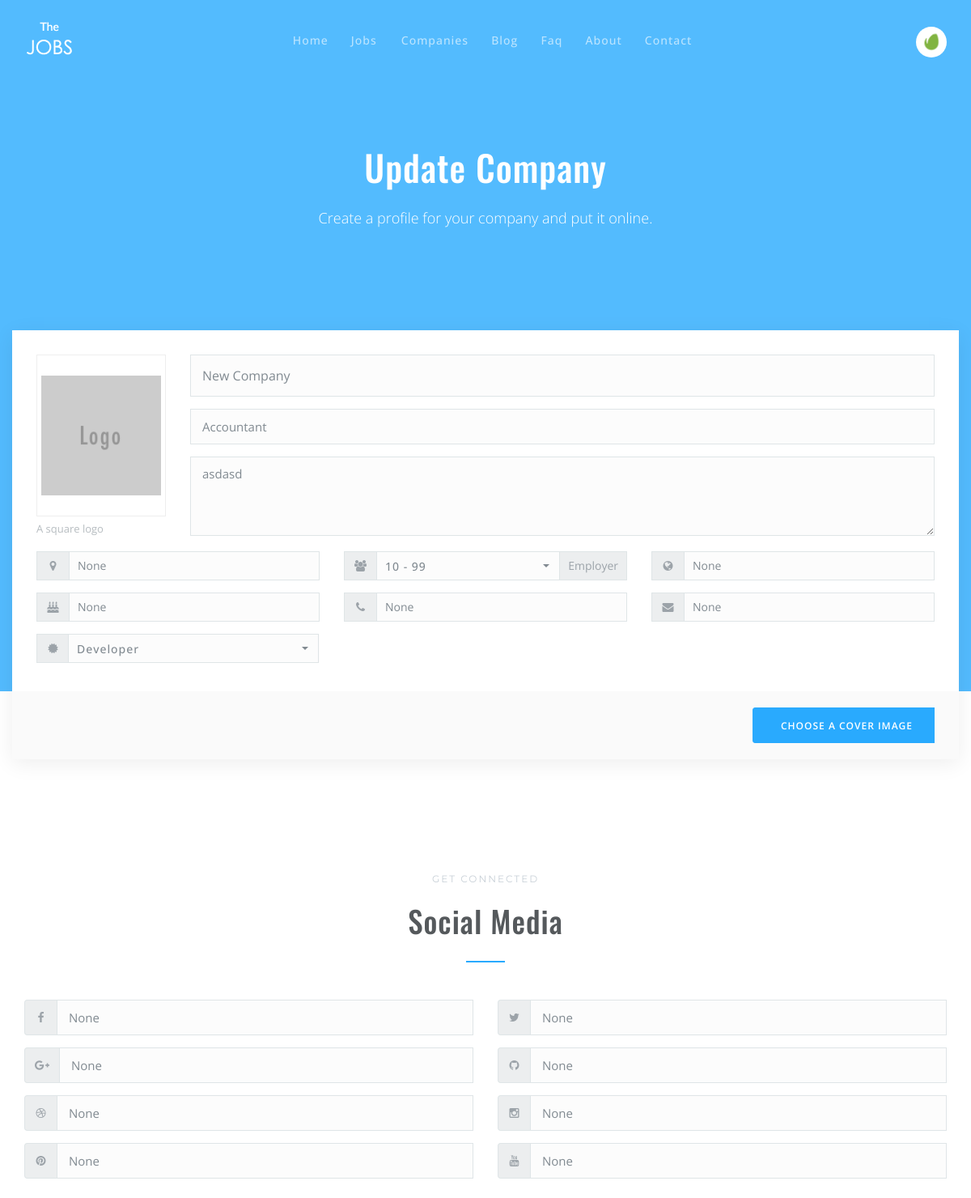
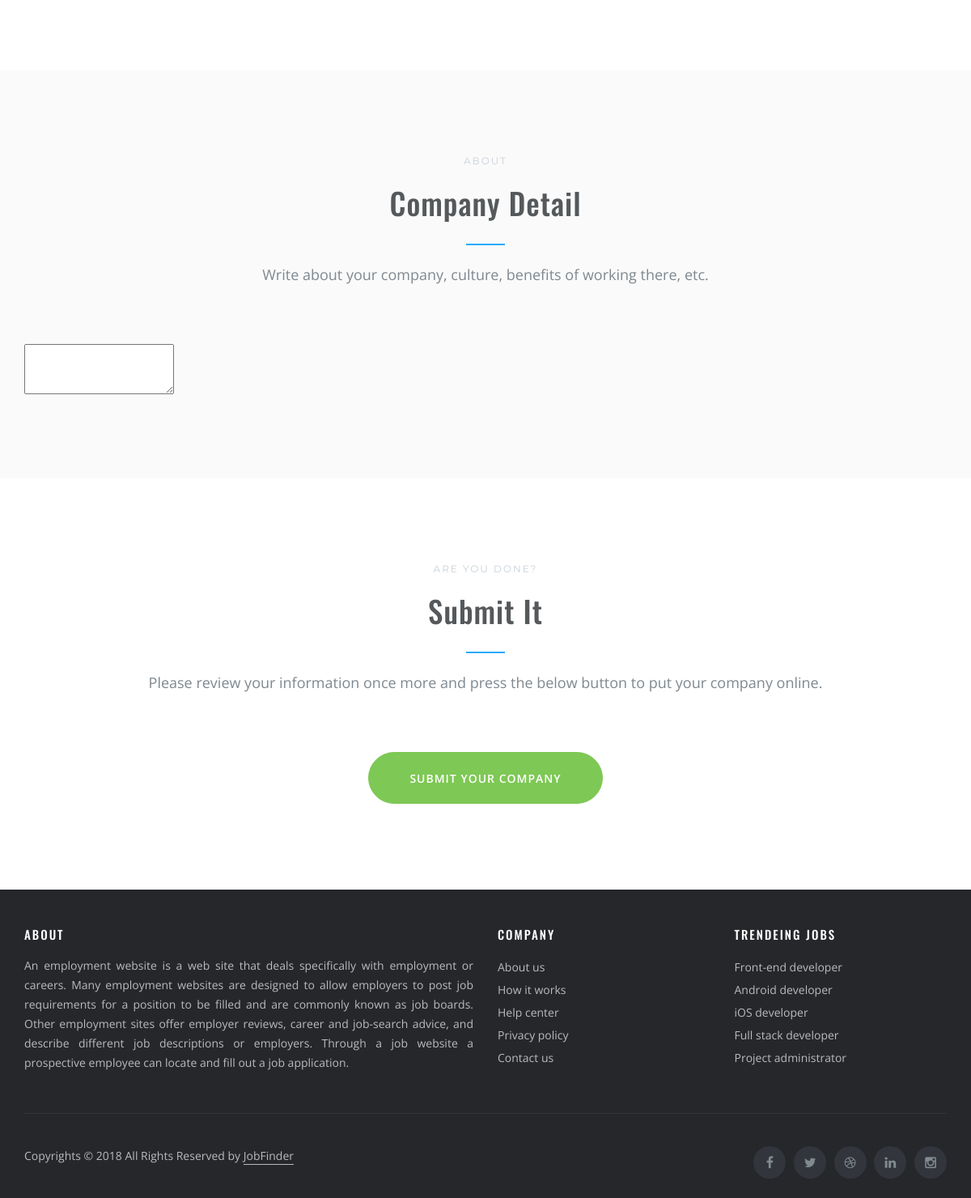
Page /new-company/updatecompany/ (signed in) on the committed database (2 pictures, top to bottom).
### JobFinderWeb/models.py (models this page shows, shortened)
class CommonInfo(models.Model):
    IsActive = models.BooleanField(default=True)
    IsDeleted = models.BooleanField(default=False)
    timestamp   = models.DateTimeField(auto_now_add=True)
    updated     = models.DateTimeField(auto_now=True)
    class Meta:
        abstract = True

class Company(CommonInfo):
    provider = models.ForeignKey(Provider, on_delete=models.CASCADE)
    companyname = models.CharField(max_length = 120, null=True, blank=True)
    headline = models.CharField(max_length = 120, null=True, blank=True)
    shortdescription = models.TextField(null=True, blank=True)
    location = models.CharField(max_length = 120, null=True, blank=True)
    founded = models.CharField(max_length = 120,null=True, blank=True)
    no_of_employees = models.CharField(max_length = 120, null=True, blank=True)
    companydetails = models.TextField(null=True, blank=True)
    slug = models.SlugField(null = True, blank = True)
    category = models.CharField(max_length = 120, null = True, blank = True)
    logo = models.ImageField(upload_to = 'company', null=True, blank=True, height_field='height_field', width_field='width_field')
    height_field = models.IntegerField(default=0, null=True, blank=True)
    width_field = models.IntegerField(default=0, null=True, blank=True)
    coverimage = models.ImageField(null=True, upload_to='coverimge', blank=True, height_field='height_field', width_field='width_field')
    email = models.CharField(max_length=50,null=True, blank=True)
    phonenumber = models.CharField(max_length = 120,null=True, blank=True)
    website = models.CharField(max_length = 120, null=True, blank=True)
    facebook = models.CharField(max_length = 120, null=True, blank=True)
    google = models.CharField(max_length = 120, null=True, blank=True)
    pinterest = models.CharField(max_length = 120, null=True, blank=True)
    twitter = models.CharField(max_length = 120, null=True, blank=True)
    git = models.CharField(max_length = 120, null=True, blank=True)
    instagram = models.CharField(max_length = 120, null=True, blank=True)
    youtube = models.CharField(max_length = 120, null=True, blank=True)
    dribbble = models.CharField(max_length = 120, null=True, blank=True)
    user = models.ForeignKey(Identity, on_delete=models.CASCADE, null = True, blank = True)
    class Meta:
        ordering = ['-updated','-timestamp']

### JobFinderWeb/views.py (the view, shortened to what this page needs)
# urls.py: path('<slug>/updatecompany/', UpdateCompany.as_view(), name='updatecompany'),
class UpdateCompany(LoginRequiredMixin,UpdateView):
    form_class = CompanyForm
    template_name = 'JobFinderWeb/updatecompany.html'
    def get_queryset(self):
        provider = get_object_or_404(Provider, identity = self.request.user)
        return Company.objects.filter(provider = provider)
    def get_context_data(self,*args, **kwargs):
            context = super(UpdateCompany, self).get_context_data(*args, **kwargs)
            context['title'] = "Update Company"
            return context

### JobFinderWeb/forms.py
class CompanyForm(forms.ModelForm):
    class Meta:
        model = Company
        exclude = ('provider',)
        fields = '__all__'

### JobFinderWeb/templates/jobfinderweb/updatecompany.html (shortened to what this page needs)
{% extends 'JobFinderWeb/base.html' %}
{% load static %}
{% block content %}
  <form method="post" enctype='multipart/form-data'>
      <header class="page-header">
        <div class="container page-name">
          <h1 class="text-center">{{ title }}</h1>
          <p class="lead text-center">Create a profile for your company and put it online.</p>
        </div>
        <div class="container">
          <div class="row">
            <div class="col-xs-12">
              <div class="row">
                <div class="col-xs-12 col-sm-4 col-lg-2">
                  <div class="form-group">
                    <span class="help-block">A square logo</span>
                  </div>
                </div>
                <div class="col-xs-12 col-sm-8 col-lg-10">
                  <div class="form-group">
                    <input type="text" class="form-control input-lg" placeholder="Company Name" value="{{ form.companyname.value }}" name="companyname">
                  </div>
                  <div class="form-group">
                    <input type="text" class="form-control" value="{{ form.headline.value }}" placeholder="Headline (e.g. Internet and computer software)" name="headline">
                  </div>
                  <div class="form-group">
                    <textarea class="form-control" rows="3"  placeholder="Short description" name="shortdescription">{{ form.shortdescription.value }}</textarea>
                  </div>
                </div>
              </div>
            </div>
            <div class="col-xs-12">
              <div class="row">
                <div class="form-group col-xs-12 col-sm-6 col-md-4">
                  <div class="input-group input-group-sm">
                    <span class="input-group-addon"><i class="fa fa-map-marker"></i></span>
                    <input type="text" class="form-control" value="{{ form.location.value }}" placeholder="Location, e.g. Melon Park, CA" name="location">
                  </div>
                </div>
                <div class="form-group col-xs-12 col-sm-6 col-md-4">
                  <div class="input-group input-group-sm">
                    <span class="input-group-addon"><i class="fa fa-users"></i></span>
                    <select class="form-control selectpicker" name="no_of_employees">
                      <option {% if form.no_of_employees.value == "10 - 99" %}selected{% endif %}  value="10 - 99">10 - 99</option>
                    </select>
                    <span class="input-group-addon">Employer</span>
                  </div>
                </div>
                <div class="form-group col-xs-12 col-sm-6 col-md-4">
                  <div class="input-group input-group-sm">
                    <span class="input-group-addon"><i class="fa fa-globe"></i></span>
                    <input type="text" value="{{ form.website.value }}" class="form-control" name="website" placeholder="Website address">
                  </div>
                </div>
                <div class="form-group col-xs-12 col-sm-6 col-md-4">
                  <div class="input-group input-group-sm">
                    <span class="input-group-addon"><i class="fa fa-birthday-cake"></i></span>
                    <input type="text" value="{{ form.founded.value }}" class="form-control" name="founded" placeholder="Founded on, e.g. 2013">
                  </div>
                </div>
                <div class="form-group col-xs-12 col-sm-6 col-md-4">
                  <div class="input-group input-group-sm">
                    <span class="input-group-addon"><i class="fa fa-phone"></i></span>
                    <input type="text" value="{{ form.phonenumber.value }}" class="form-control" name="phonenumber" placeholder="Phone number">
                  </div>
                </div>
                <div class="form-group col-xs-12 col-sm-6 col-md-4">
                  <div class="input-group input-group-sm">
                    <span class="input-group-addon"><i class="fa fa-envelope"></i></span>
                    <input type="text" value="{{ form.email.value }}" class="form-control" name="email" placeholder="Email address">
                  </div>
                </div>
                <div class="form-group col-xs-12 col-sm-6 col-md-4">
                  <div class="input-group input-group-sm">
                    <span class="input-group-addon"><i class="fa fa-certificate"></i></span>
                    <select class="form-control selectpicker" name="category">
                      <option {% if form.category.value == "Developer" %}selected{% endif %} value="Developer">Developer</option>
                    </select>
                  </div>
                </div>
              </div>
            </div>
          </div>
          <div class="button-group">
            <div class="action-buttons">
              <div class="upload-button">
                <button class="btn btn-block btn-primary">Choose a cover image</button>
              </div>
            </div>
          </div>
        </div>
      </header>
      <main>
        <section>
          <div class="container">
            <header class="section-header">
              <span>Get connected</span>
              <h2>Social media</h2>
            </header>
            <div class="row">
              <div class="col-xs-12 col-sm-6">
                <div class="form-group">
                  <div class="input-group">
                    <span class="input-group-addon"><i class="fa fa-facebook"></i></span>
                    <input type="text" value="{{ form.facebook.value }}" class="form-control" placeholder="Profile URL" name="facebook">
                  </div>
                </div>
                <div class="form-group">
                  <div class="input-group">
                    <span class="input-group-addon"><i class="fa fa-google-plus"></i></span>
                    <input type="text" value="{{ form.google.value }}" class="form-control" placeholder="Profile URL" name="google">
                  </div>
                </div>
                <div class="form-group">
                  <div class="input-group">
                    <span class="input-group-addon"><i class="fa fa-dribbble"></i></span>
                    <input type="text" value="{{ form.dribbble.value }}" class="form-control" placeholder="Profile URL" name="dribbble">
                  </div>
                </div>
                <div class="form-group">
                  <div class="input-group">
                    <span class="input-group-addon"><i class="fa fa-pinterest"></i></span>
                    <input type="text" value="{{ form.pinterest.value }}" class="form-control" placeholder="Profile URL" name="pinterest">
                  </div>
                </div>
              </div>
              <div class="col-xs-12 col-sm-6">
                <div class="form-group">
                  <div class="input-group">
                    <span class="input-group-addon"><i class="fa fa-twitter"></i></span>
                    <input type="text" value="{{ form.twitter.value }}" class="form-control" placeholder="Profile URL" name="twitter">
                  </div>
                </div>
                <div class="form-group">
                  <div class="input-group">
                    <span class="input-group-addon"><i class="fa fa-github"></i></span>
                    <input type="text" value="{{ form.git.value }}" class="form-control" placeholder="Profile URL" name="git">
                  </div>
                </div>
                <div class="form-group">
                  <div class="input-group">
                    <span class="input-group-addon"><i class="fa fa-instagram"></i></span>
                    <input type="text" value="{{ form.instagram.value }}" class="form-control" placeholder="Profile URL" name="instagram">
                  </div>
                </div>
                <div class="form-group">
                  <div class="input-group">
                    <span class="input-group-addon"><i class="fa fa-youtube"></i></span>
                    <input type="text" value="{{ form.youtube.value }}" class="form-control" placeholder="Profile URL" name="youtube">
                  </div>
                </div>
              </div>
            </div>
          </div>
        </section>
        <section class=" bg-alt">
          <div class="container">
            <header class="section-header">
              <span>About</span>
              <h2>Company detail</h2>
              <p>Write about your company, culture, benefits of working there, etc.</p>
            </header>
            <textarea value="{{ form.companydetails.value }}" class="summernote-editor" name="companydetails">{{form.companydetails.value}}</textarea>
          </div>
        </section>
        <section>
          <div class="container">
            <header class="section-header">
              <span>Are you done?</span>
              <h2>Submit it</h2>
              <p>Please review your information once more and press the below button to put your company online.</p>
            </header>
            <p class="text-center"><button class="btn btn-success btn-xl btn-round">Submit your company</button></p>
          </div>
        </section>
      </main>
    </form>
{% endblock content %}

### JobFinderWeb/static/css/thejobs.css (style rules this page uses)
.btn { height:44px;line-height:44px;font-size:12px;font-weight:600;text-transform:uppercase;letter-spacing:1px;border-radius:3px;padding:0 30px;color:#fff;background-color:#eceeef;transition:.2s linear }
.btn-primary { background-color:#29aafe;border-color:#29aafe !important }
.btn-success { background-color:#7ec855;border-color:#7ec855 !important }
.btn-xl { height:64px;line-height:64px;padding:0 50px;font-size:14px }
.btn-round.btn { border-radius:22px }
.btn-round.btn-xl { border-radius:32px }
.form-control { background-color:#fcfcfc;color:#818a91;border-radius:0;border-color:#dfe5e7;font-size:15px;padding-left:14px;padding-right:14px;height:44px;line-height:44px;box-shadow:none;transition:border-color .2s linear, background-color .2s linear }
.help-block { color:#b7bdc1;font-size:13px;line-height:18px }
.input-group-addon { color:#9ca3a9;border-color:#dfe5e7;background-color:#eceeef;min-width:40px }
textarea.form-control { line-height:28px }
.input-lg { height:52px;line-height:52px;font-size:16px }
.input-group-sm .form-control,.input-group-sm .input-group-addon,.input-group-sm .input-group-btn>.btn { height:36px;font-size:14px;line-height:36px;border-radius:0px }
.input-group-sm .input-group-addon { padding-top:0;padding-bottom:0;height:34px;line-height:34px }
.upload-button { position:relative;overflow:hidden;display:inline-block }
body { font-family:"Open Sans",sans-serif;font-size:16px;line-height:28px;color:#7e8890 }
p.lead { font-size:18px;line-height:30px }
h1,h2,h3,h4,h5,h6 { font-family:Oswald,sans-serif;letter-spacing:1px;margin:16px 0;line-height:1.4 }
h1 { font-size:44px }
h2 { font-size:37px }
.page-header { position:relative;z-index:1;background-attachment:fixed;background-size:cover;background-repeat:no-repeat;background-color:rgba(41,170,254,0.8);margin:0;padding:0;margin-bottom:120px;padding-top:100px;border:none }
.page-header .container { position:relative;z-index:1;background-color:#fff;padding:30px 30px 20px;box-shadow:0 5px 25px 0 rgba(0,0,0,0.07);transform:translateY(84px) }
.page-header .container.page-name { background-color:transparent;padding-left:15px;padding-right:15px;box-shadow:none;transform:none;color:#fff;padding-top:60px }
.page-header .button-group { background-color:#fafafa;margin:-20px -30px;margin-top:20px;padding:20px 30px }
.page-header .button-group::after { display:table;content:'';clear:both }
.page-header .button-group .action-buttons { float:right;line-height:12px }
.page-header .button-group .btn,.page-header .button-group .upload-button { margin-left:8px }
section { position:relative;padding:96px 0;z-index:0;background-attachment:fixed;background-size:cover;background-repeat:no-repeat;background-color:#fff }
section.bg-alt { background-color:#fafafa }
.section-header { text-align:center;margin-bottom:72px }
.section-header span { color:#c8d0d7;font-family:Montserrat,sans-serif;font-size:12px;letter-spacing:2px;text-transform:uppercase }
.section-header h2,.section-header h3 { position:relative;margin-bottom:48px;color:#55595c;text-transform:capitalize }
.section-header h2::after,.section-header h3::after { position:absolute;left:50%;margin-left:-24px;bottom:-26px;width:48px;height:2px;background-color:#29aafe;content:"" }
.section-header span ~ h2,.section-header span ~ h3 { margin-top:12px }
.section-header p { font-size:18px }

### rows in the picture
Company: companyname "New Company", headline "Accountant", shortdescription "asdasd"

### other values in the picture
{{ title }} "Update Company"
